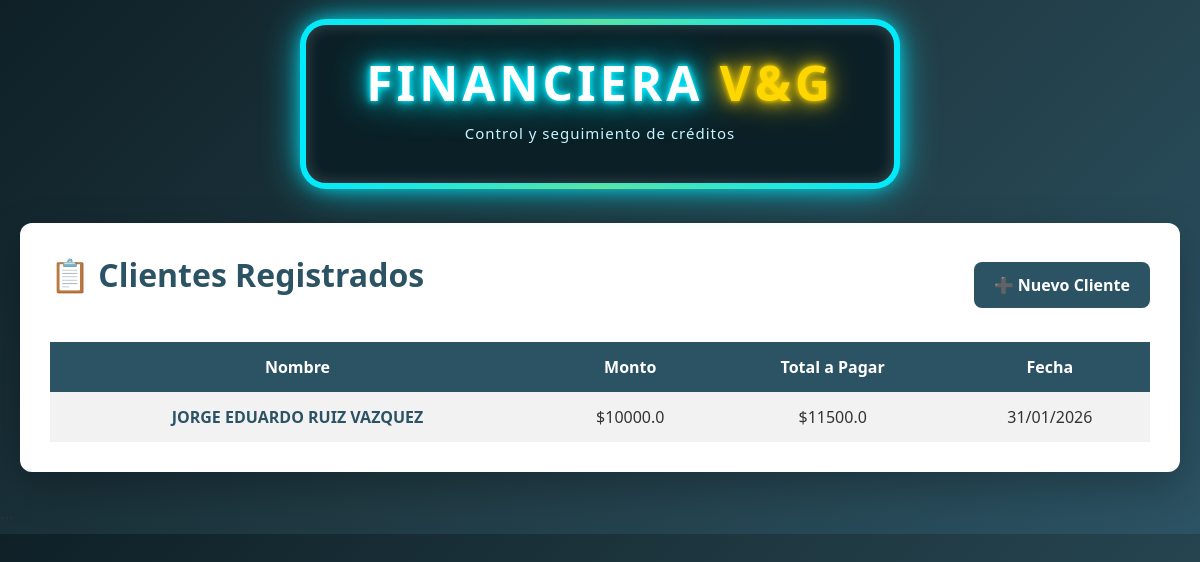
The page / on the database its author committed.
### app.py (models this page shows)
class Cliente(db.Model):
    id = db.Column(db.Integer, primary_key=True)
    nombre = db.Column(db.String(120))
    telefono = db.Column(db.String(50))
    direccion = db.Column(db.String(200))
    garantia = db.Column(db.String(200))
    monto = db.Column(db.Float)
    interes = db.Column(db.Float)
    frecuencia = db.Column(db.String(20))
    periodos = db.Column(db.Integer)
    total = db.Column(db.Float)
    pago = db.Column(db.Float)
    fecha = db.Column(db.String(20))
    liquidado = db.Column(db.Boolean, default=False)
    pagos = db.relationship(
        "Pago",
        backref="cliente",
        cascade="all, delete-orphan"
    )

### app.py (the view)
@app.route("/")
def index():
    clientes = Cliente.query.all()
    return render_template("index.html", clientes=clientes)

### templates/index.html (shortened to what this page needs)
<!DOCTYPE html>
<html lang="es">
<head>
</head>
<body>
    <div class="led-container">
        <div class="led-sign">
            <h1>FINANCIERA <span>V&amp;G</span></h1>
            <p>Control y seguimiento de créditos</p>
        </div>
    </div>
<div class="container">
    <div class="top-bar">
        <h1>📋 Clientes Registrados</h1>
        <a class="btn" href="/nuevo">➕ Nuevo Cliente</a>
    </div>
    <table>
        <tr>
            <th>Nombre</th>
            <th>Monto</th>
            <th>Total a Pagar</th>
            <th>Fecha</th>
        </tr>
        {% for c in clientes %}
        <tr>
            <td>
                <a href="/cliente/{{ c.id }}" style="font-weight:bold; color:#2c5364; text-decoration:none;">
                    {{ c.nombre }}
            </td>
            <td>${{ c['monto'] }}</td>
            <td>${{ c['total'] }}</td>
            <td>{{ c['fecha'] }}</td>
        </tr>
        {% endfor %}
    </table>
</div>
</body>
</html>

### templates/index.html (style rules this page uses)
body { font-family: 'Segoe UI', sans-serif; background: linear-gradient(135deg, #0f2027, #203a43, #2c5364); margin: 0; padding: 0; color: #333; }
.container { max-width: 1100px; margin: 40px auto; background: #fff; border-radius: 12px; padding: 30px; box-shadow: 0 15px 40px rgba(0,0,0,0.25); }
h1 { margin-top: 0; color: #2c5364; }
.top-bar { display: flex; justify-content: space-between; align-items: center; margin-bottom: 25px; }
a.btn { background: #2c5364; color: #fff; padding: 12px 20px; border-radius: 8px; text-decoration: none; font-weight: bold; transition: background 0.3s; }
table { width: 100%; border-collapse: collapse; }
th, td { padding: 14px; text-align: center; }
th { background: #2c5364; color: #fff; }
tr:nth-child(even) { background: #f2f2f2; }
.led-container { display: flex; justify-content: center; align-items: center; margin: 25px 0 35px 0; }
.led-sign { padding: 25px 60px; border-radius: 20px; background: #0b1f26; text-align: center; position: relative; box-shadow: 0 0 20px #00eaff, 0 0 40px #00eaff, inset 0 0 15px rgba(255,255,255,0.2); }
.led-sign h1 { margin: 0; font-size: 48px; letter-spacing: 4px; color: #ffffff; text-shadow: 0 0 5px #00eaff, 0 0 10px #00eaff, 0 0 20px #00eaff, 0 0 40px #00eaff; }
.led-sign h1 span { color: #ffd700; text-shadow: 0 0 5px #ffd700, 0 0 15px #ffd700, 0 0 30px #ffd700; }
.led-sign p { margin-top: 8px; font-size: 15px; color: #c7f6ff; letter-spacing: 1px; }
.led-sign::before { content: ""; position: absolute; inset: -6px; border-radius: 26px; background: linear-gradient( 90deg, #00eaff, #ffd700, #00eaff ); z-index: -1; animation: ledMove 3s linear infinite; }

### rows shown on the page
Cliente: nombre "JORGE EDUARDO RUIZ VAZQUEZ", monto "10000.0", total "11500.0", fecha "31/01/2026"
